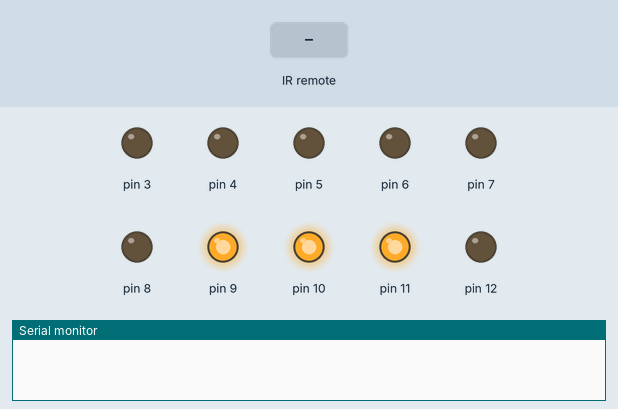
This sketch was run on a simulated Arduino Uno, built with avr-gcc and run on an emulated ATmega328P. Parts: output pins drawn as LEDs (lit = HIGH), the last lines printed to the serial monitor. Dashed ring = blinking. Inputs (shaded band) come from the test bench.

Above: at 1.2 s.
1.3 s: infrared code 0x40BF807F received
At 1.51 s:
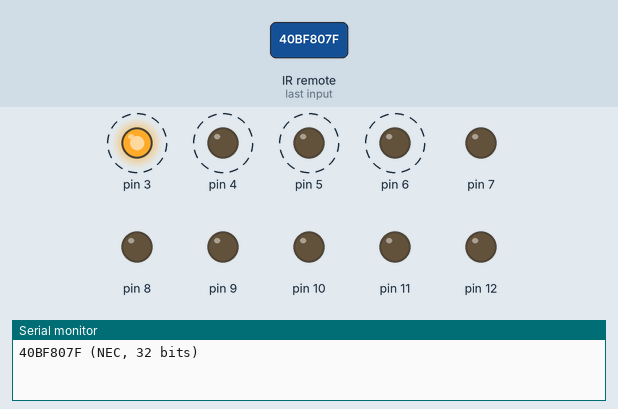
4.3 s: infrared code 0x40BF40BF received
At 4.76 s:
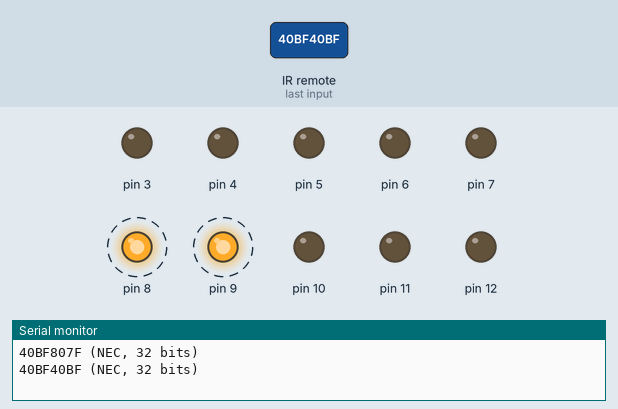
7.3 s: infrared code 0x40BFC03F received
At 7.6 s:
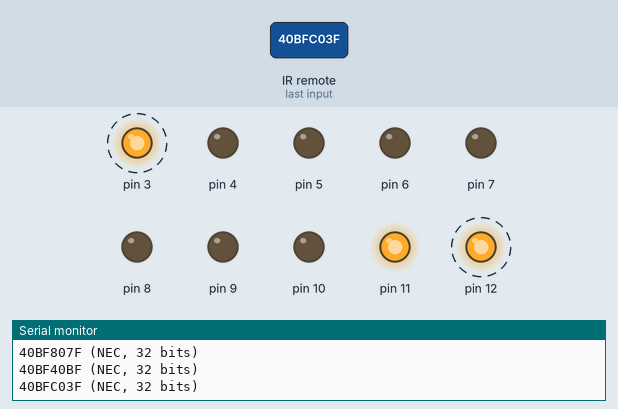
10.3 s: infrared code 0x40BF20DF received
Timing chart, 0 to 14.3 s (numbered marks = the images above; inputs shaded):
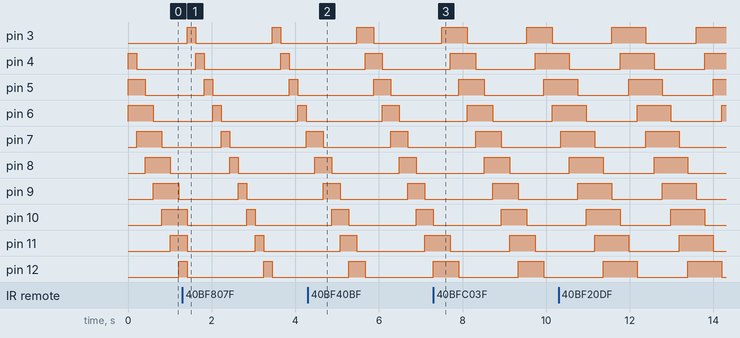

The sketch:

RemoteLEDShow.ino
```cpp
// (licence header left out)
#include <RBD_Timer.h>
#include <IRremote.h>

boolean shiftLeft = true;

byte leftMost = 2;
byte rightMost = 0;

byte hertz = 5;

RBD::Timer tick;

IRrecv irrecv(2);
decode_results results;


void setup()
{
    Serial.begin(9600);

    // Pins 3 bis 13 sind OUTPUT
    for (byte pos = 0; pos < 10; ++pos) {
        pinMode(3 + pos, OUTPUT);
    }

    tick.setHertz(hertz);

    irrecv.enableIRIn();
}


void loop()
{
    if (tick.onRestart()) {
        if (shiftLeft) {
            leftMost  = (leftMost + 1) % 10;
            rightMost = (rightMost + 1) % 10;
        }
        else {
            leftMost  = (leftMost + 10 - 1) % 10;
            rightMost = (rightMost + 10 - 1) % 10;
        }

        // ... und schalte entsprechend viele LEDs ein
        for (byte pos = 0; pos < 10; ++pos) {

            boolean turnOn = (leftMost >= rightMost)
                             ? (leftMost >= pos && pos >= rightMost)
                             : (pos >= rightMost || leftMost >= pos);

            digitalWrite(3 + pos, turnOn ? HIGH : LOW);
        }
    }

    if (irrecv.decode(&results)) {
        Serial.print(results.value, HEX);
        Serial.print(" (");

        switch (results.decode_type) {
            case NEC:  Serial.print("NEC"); break;

            case SONY: Serial.print("SONY"); break;

            case RC5:  Serial.print("RC5"); break;

            case RC6:  Serial.print("RC6"); break;

            case UNKNOWN:
            default: Serial.print("UNKNOWN"); break;
        }

        Serial.print(", ");
        Serial.print(results.bits);
        Serial.println(" bits)");

        if (results.decode_type == NEC && results.bits == 32) {

            switch (results.value) {
                case 0x40BF02FD: // Vol +: schneller
                    if (hertz < 50) {
                        ++hertz;
                        tick.setHertz(hertz);
                    }

                    break;

                case 0x40BF42BD: // Vol -: langsamer
                    if (hertz > 1) {
                        --hertz;
                        tick.setHertz(hertz);
                    }

                    break;

                case 0x40BFE21D: case 0x40BFA25D: // F >>, Right
                    shiftLeft = true;
                    break;

                case 0x40BF22DD: case 0x40BF50AF: // B <<, Left
                    shiftLeft = false;
                    break;

                case 0x40BF807F: // "1"
                    rightMost = (leftMost + 10 - 0) % 10;
                    break;

                case 0x40BF40BF: // "2"
                    rightMost = (leftMost + 10 - 1) % 10;
                    break;

                case 0x40BFC03F: // "3"
                    rightMost = (leftMost + 10 - 2) % 10;
                    break;

                case 0x40BF20DF: // "4"
                    rightMost = (leftMost + 10 - 3) % 10;
                    break;

                case 0x40BFA05F: // "5"
                    rightMost = (leftMost + 10 - 4) % 10;
                    break;

                case 0x40BF609F: // "6"
                    rightMost = (leftMost + 10 - 5) % 10;
                    break;

                case 0x40BFE01F: // "7"
                    rightMost = (leftMost + 10 - 6) % 10;
                    break;

                case 0x40BF10EF: // "8"
                    rightMost = (leftMost + 10 - 7) % 10;
                    break;

                case 0x40BF906F: // "9"
                    rightMost = (leftMost + 10 - 8) % 10;
                    break;
            }
        }

        irrecv.resume();
    }

    delay(5);
}
```

Measured:
- by itself, pin 4–12: alternates HIGH for 0.81 s and LOW for 1.2 s
